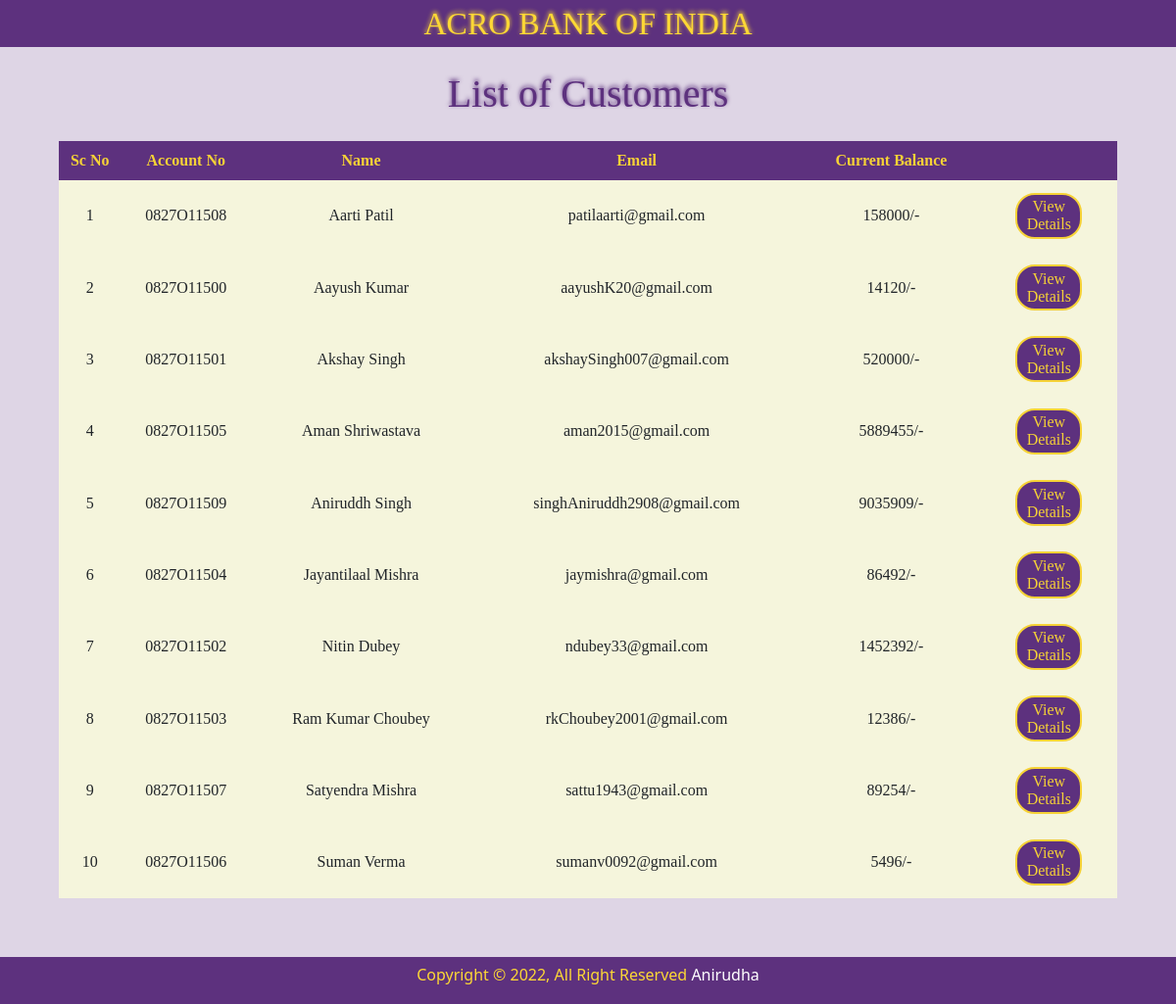
Screenshot of /pages/viewCustomers.php with the database file from the repository.
### tables this page shows
CREATE TABLE IF NOT EXISTS `customers` (
  `AccountNo` varchar(10) NOT NULL DEFAULT '',
  `Name` varchar(30) DEFAULT NULL,
  `Email` varchar(30) DEFAULT NULL,
  `CurrentBalance` bigint(10) DEFAULT NULL,
  PRIMARY KEY (`AccountNo`)
);

### pages/viewCustomers.php (the view, shortened to what this page needs)
<html>
<head>
    <link rel='stylesheet' href='../css/bootstrap.min.css'>
    <link rel='stylesheet' href='../css/styles.css'>
</head>
<body>
    <nav>
        <p>ACRO BANK OF INDIA</p>
    </nav>
    <h1 class='cd'>List of Customers</h1>
    <?php
        include("myconnection.php");
        $r=$con->query("select * from customers order by Name");
        $scno=1;
        echo "<table><th>Sc No</th><th>Account No</th><th>Name</th><th>Email</th><th>Current Balance</th><th></th>";
        while($row=$r->fetch_assoc())
        {
            $acno=$row['AccountNo'];
            $name=$row['Name'];
            $email=$row['Email'];
            $currbal=$row['CurrentBalance']."/-";
            echo "<tr><td>$scno<td>$acno<td>$name<td>$email<td>$currbal<td><button><a href='customerdetails.php?accountNo=$acno'>View Details</a></button></tr>" ;
            $scno++;
        }
        echo "</table>";
    ?>
    <footer>Copyright &copy; 2022, All Right Reserved <a href='#'>Anirudha</a></footer>
</body>

### css/styles.css (style rules this page uses)
body { background-color: #5d317e33; }
nav { text-align:center; background-color: #5d317e; }
nav>p { display: inline; font-family: ui-serif; font-size: xx-large; color: #fdd835; text-shadow: 0px -2px 4px #f6d236; }
.cd { font-family: ui-serif; color: #5d317e; text-shadow: 0px -2px 4px #5d317e; text-align: center; padding: 2%; margin-bottom: -5%; }
.HomeContent>button,td>button { background-color: #5d317e; padding: 3%; border:solid #f6d236 2px; border-radius: 20px; margin: 2% 21% 2% 21%; }
.HomeContent>button>a,td>button>a { text-decoration: none; color: #f6d236; }
footer { background-color:#5d317e; height: 6%; color: #fdd835; padding: 6px; text-align: center; }
footer>a { text-decoration: none; color: white; }
th { background-color: #5d317e; color: #f6d236; text-align: center; }
td { text-align: center; }
table,td,th { margin: 5%; font-family: ui-serif; }
table { width:90%; }
th,td { padding:1%; }
tr { background-color: beige; border-bottom: 0px -2px 4px #5d317e; }

### rows the page displays
customers: AccountNo "0827O11508", Name "Aarti Patil", Email "patilaarti@gmail.com", CurrentBalance "158000/-"
customers: AccountNo "0827O11500", Name "Aayush Kumar", Email "aayushK20@gmail.com", CurrentBalance "14120/-"
customers: AccountNo "0827O11501", Name "Akshay Singh", Email "akshaySingh007@gmail.com", CurrentBalance "520000/-"
customers: AccountNo "0827O11505", Name "Aman Shriwastava", Email "aman2015@gmail.com", CurrentBalance "5889455/-"
customers: AccountNo "0827O11509", Name "Aniruddh Singh", Email "singhAniruddh2908@gmail.com", CurrentBalance "9035909/-"
customers: AccountNo "0827O11504", Name "Jayantilaal Mishra", Email "jaymishra@gmail.com", CurrentBalance "86492/-"
customers: AccountNo "0827O11502", Name "Nitin Dubey", Email "ndubey33@gmail.com", CurrentBalance "1452392/-"
customers: AccountNo "0827O11503", Name "Ram Kumar Choubey", Email "rkChoubey2001@gmail.com", CurrentBalance "12386/-"
customers: AccountNo "0827O11507", Name "Satyendra Mishra", Email "sattu1943@gmail.com", CurrentBalance "89254/-"
customers: AccountNo "0827O11506", Name "Suman Verma", Email "sumanv0092@gmail.com", CurrentBalance "5496/-"
